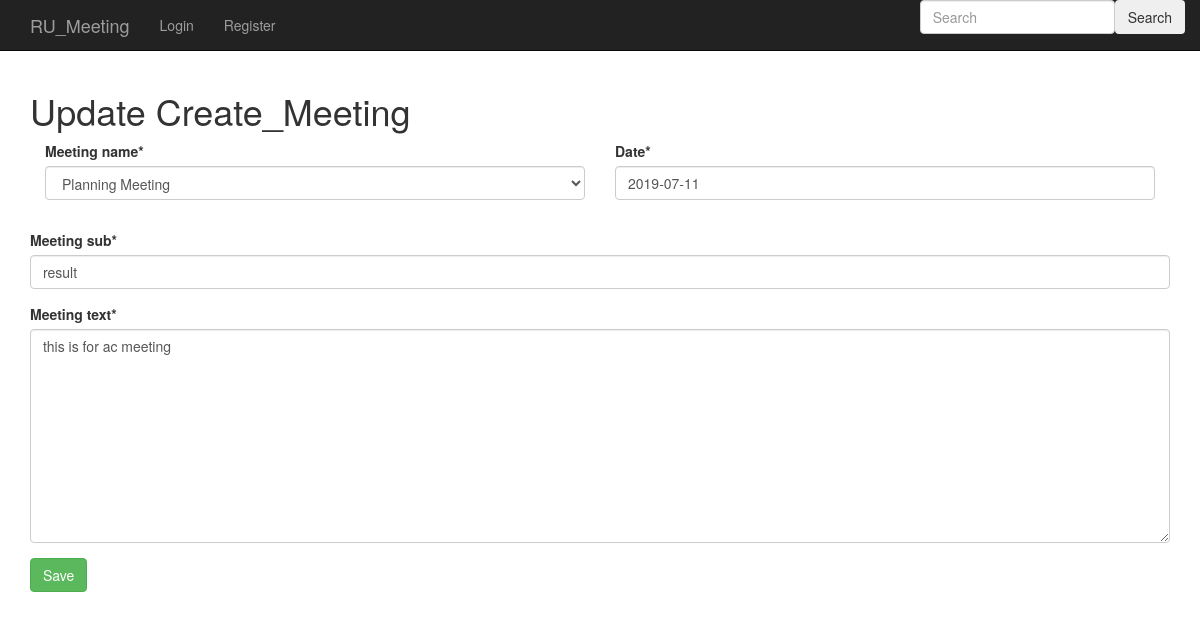
Screenshot of /meeting_app/update/2/ with the database file from the repository.
### meeting_app/models.py (models this page shows, shortened)
class Create_Meeting(models.Model):
    meeting_id = models.AutoField(primary_key=True)
    meeting_name= models.CharField(max_length=256, choices=CHOICES, default='General Meeting')
    meeting_sub= models.CharField(max_length=256)
    meeting_text= models.TextField(max_length=500)
    date = models.DateField(default=datetime.now)

### meeting_app/views.py (the view)
# urls.py: url(r'^update/(?P<pk>\d+)/$',views.Create_MeetingUpdateView.as_view(),name='update'),
class Create_MeetingUpdateView(UpdateView):
    fields=('meeting_name','meeting_sub','meeting_text','date')
    model = models.Create_Meeting

### templates/meeting_app/create_meeting_form.html (shortened to what this page needs)
{% extends "meeting_app/base.html" %}
{% block body_block %}
{% load crispy_forms_tags %}
<div class="mask rgba-gradient align-items-center" style=" background-color:white;">
    <div class="container" >
        <div class="jumbtron">
          <h1>
           {% if not form.instance.pk %}
            CREATE MEETING
           {% else %}
           Update Create_Meeting
           {% endif %}
          </h1>
          <form method="post" novalidate>
                    <div class="form-row">
                    <div class="form-group col-md-6 mb-0">
                    {{ form.meeting_name|as_crispy_field }}
                    </div>
                    <div class="form-group col-md-6 mb-0">
                    {{ form.date|as_crispy_field }}
                    </div>
                   </div>
                     {{ form.meeting_sub|as_crispy_field }}
                     {{ form.meeting_text|as_crispy_field }}
                    <input type="submit" class="btn btn-success"  value="Save">
          </form>
        </div>
    </div>
</div>
{% endblock %}

### rows the page displays
Create_Meeting: meeting_name "Planning Meeting", date "2019-07-11", meeting_sub "result", meeting_text "this is for ac meeting"
